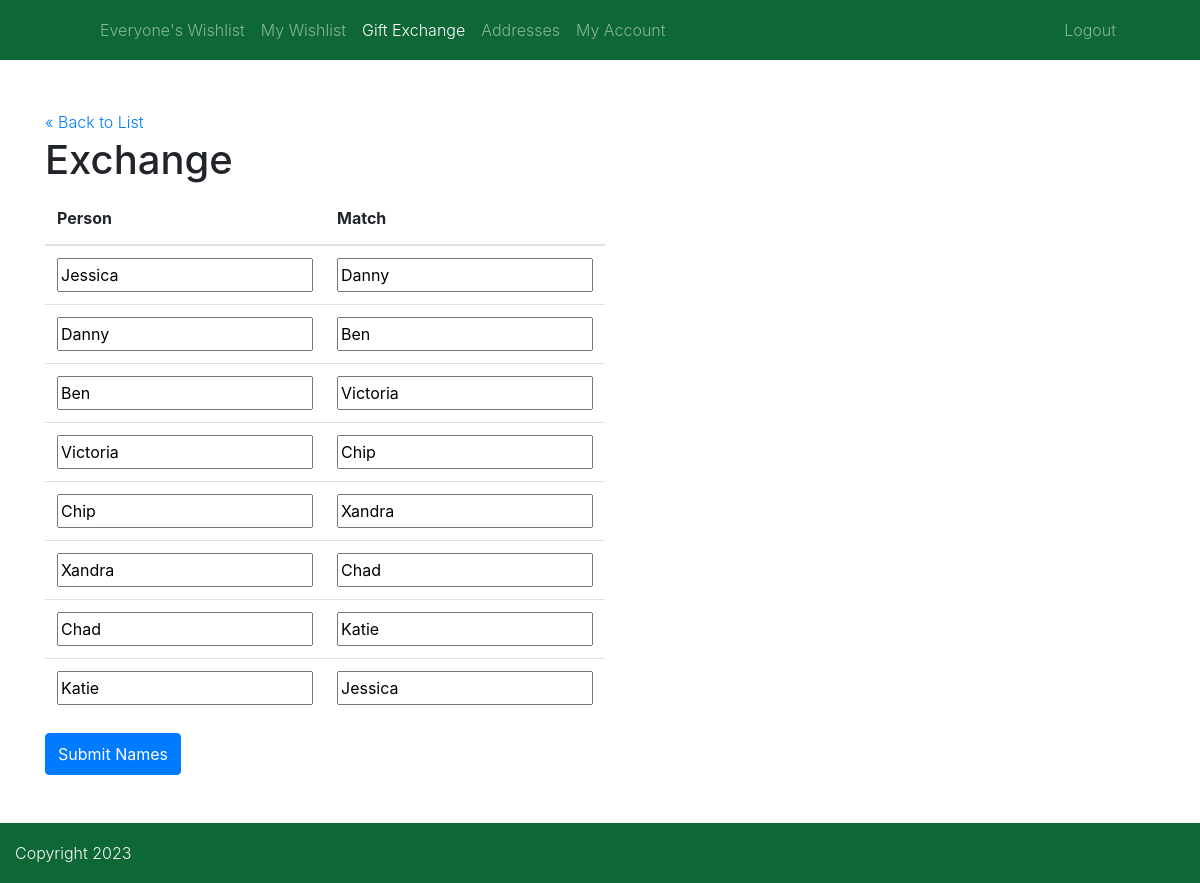
Page /exchange/new.php on the committed database.
### tables this page shows
CREATE TABLE `users` (
  `id` int(11) NOT NULL,
  `first_name` varchar(255) DEFAULT NULL,
  `last_name` varchar(255) DEFAULT NULL,
  `family` int(11) DEFAULT NULL,
  `email` varchar(255) DEFAULT NULL,
  `username` varchar(255) DEFAULT NULL,
  `hashed_password` varchar(255) DEFAULT NULL,
  `type` tinyint(1) DEFAULT NULL,
  `is_admin` tinyint(1) DEFAULT NULL
);

### private/classes/databaseobject.class.php (called while the page is built, shortened)
<?php
class DatabaseObject
{
    protected static $database;
    protected static $table_name = "";
    public static function set_database($database)
    {
        self::$database = $database;
    }
    public static function find_by_sql($sql)
    {
        $result = self::$database->query($sql);
        $object_array = [];
        while ($record = $result->fetch_assoc()) {
            $object_array[] = static::instantiate($record);
        }
        return $object_array;
    }
    public static function find_all()
    {
        $sql = "SELECT * FROM " . static::$table_name;
        return static::find_by_sql($sql);
    }
    public static function find_by_id($id)
    {
        $sql = "SELECT * FROM " . static::$table_name . " ";
        $sql .= "WHERE id='" . self::$database->escape_string($id) . "'";
        $obj_array = static::find_by_sql($sql);
        if (!empty($obj_array)) {
            return array_shift($obj_array);
        } else {
            return false;
        }
    }
    protected static function instantiate($record)
    {
        $object = new static();
        foreach ($record as $property => $value) {
            if (property_exists($object, $property)) {
                $object->$property = $value;
            }
        }
        return $object;
    }
}

### html/exchange/form_fields.php (the view, shortened to what this page needs)
<?php
$already_matched = [];
$arr = [];
foreach ($users as $user) {
    if (!in_array($user->id, $already_matched)) {
        $arr[] = $user->id;
    }
}
    ?>
<?php
if (empty($arr)) {
    return;
} else { ?>
<thead>
	<th>Person</th>
	<th>Match</th>
</thead>
<?php
$res = [];
    (shuffle($arr));
    for ($i=0;$i<count($arr);$i++) {
        $res[$arr[$i]] = $arr[$i+1];
    }
    $res[$arr[count($arr)-1]] = $arr[0];
    $i = 0;
    foreach ($res as $key => $value) { ?>
<?php $user = User::find_by_id($key);
        $match = User::find_by_id($value); ?>
<tr>
	<td>
		<input type="text"
			name="exchange[<?php echo $i;?>][user_name]"
			value="<?php echo $user->first_name; ?>" readonly />
	</td>
	<td>
		<input type="text"
			name="exchange[<?php echo $i;?>][match_name]"
			value="<?php echo $match->first_name; ?>" readonly />
	</td>
</tr>
<?php $i++; ?>
<?php } ?>
<?php } ?>

### rows in the picture
users: first_name "Jessica"
users: first_name "Danny"
users: first_name "Ben"
users: first_name "Victoria"
users: first_name "Chip"
users: first_name "Xandra"
users: first_name "Chad"
users: first_name "Katie"
